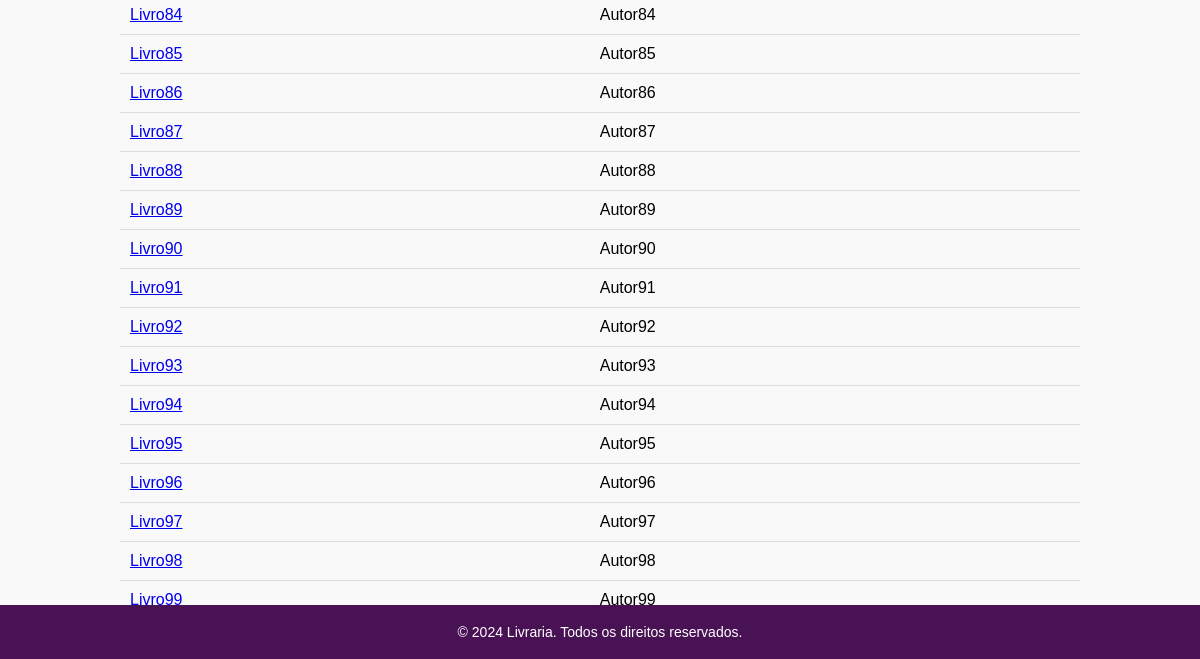
Page /catalogo.php (lower part) on the earlier database version.
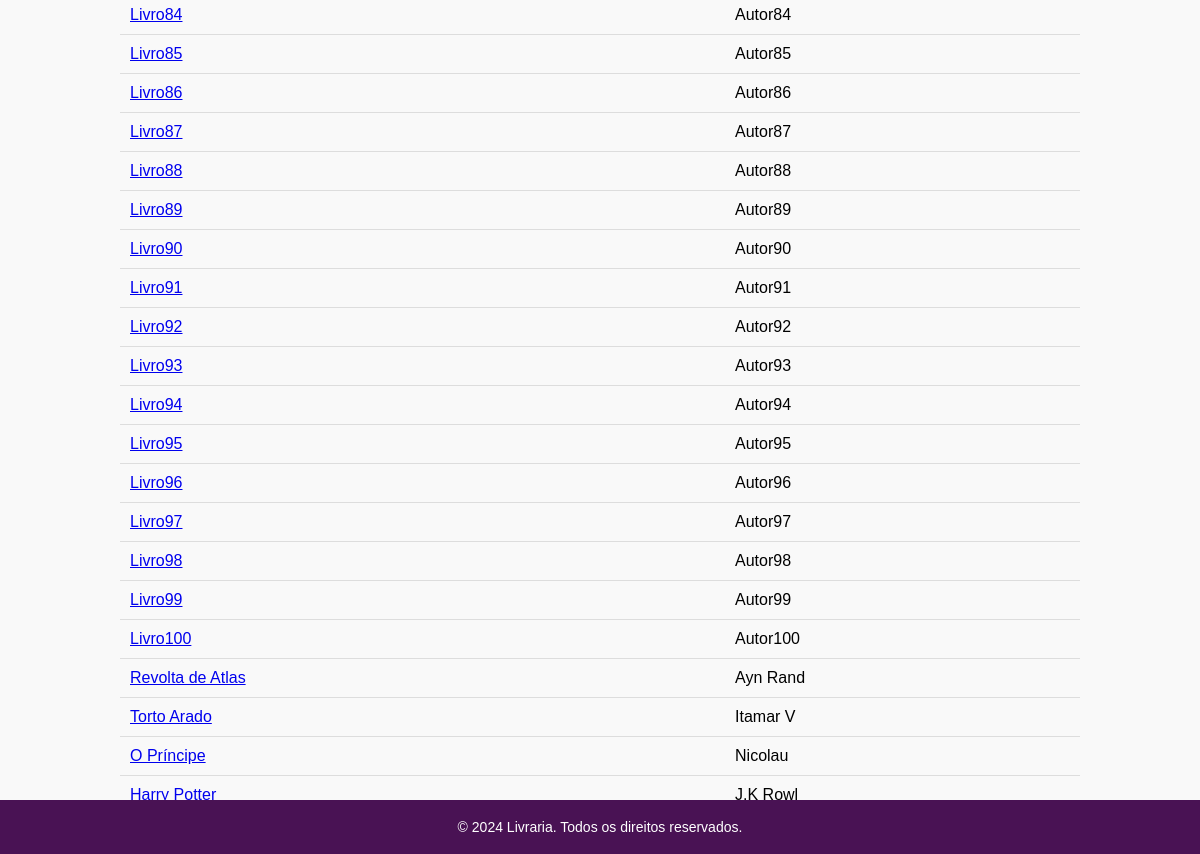
Same page on the later database version.
### tables this page shows
CREATE TABLE `livros` (
  `id` int NOT NULL,
  `capa` varchar(18) DEFAULT NULL,
  `titulo` varchar(20) DEFAULT NULL,
  `autor` varchar(8) DEFAULT NULL,
  `isbn` bigint DEFAULT NULL,
  `descricao` varchar(1000) DEFAULT NULL,
  `data_pub` varchar(10) DEFAULT NULL,
  `genero` varchar(30) DEFAULT NULL
);

### catalogo.php (the view, shortened to what this page needs)
<?php
include 'connection.php';
$sql = "SELECT * FROM livros";
$result = $conn->query($sql);
?>
<!DOCTYPE html>
<html lang="en">
<head>
    <link rel="stylesheet" href="style_catalogo.css">
</head>
<body>
    <main>
        <?php
        if ($result->num_rows > 0) {
            echo "<table>";
            while($row = $result->fetch_assoc()) {
                echo "<tr><td><a href='modelo_livro.php?id=" . $row["id"] . "'>" . $row["titulo"] . "</a></td><td>" . $row["autor"] . "</td></tr>";
            }
            echo "</table>";
        } else {
            echo "<p>Nenhum livro disponível.</p>";
        }
        ?>
    </main>
    <footer>
        <p>&copy; 2024 Livraria. Todos os direitos reservados.</p>
    </footer>
</body>
</html>

### style_catalogo.css (style rules this page uses)
body { font-family: Arial, sans-serif; background-color: #f9f9f9; margin: 0; padding: 0; }
table { width: 80%; margin: 0 auto; border-collapse: collapse; margin-top: 20px; }
footer { background-color: #491254; color: #fff; text-align: center; padding: 5px 0; position: fixed; bottom: 0; width: 100%; font-size: 14px; }

Differences in the rows shown:
now on this page (row unchanged): livros: titulo "Livro100", autor "Autor100"
added livros: titulo "Revolta de Atlas", autor "Ayn Rand"
added livros: titulo "Torto Arado", autor "Itamar V"
added livros: titulo "O Príncipe", autor "Nicolau"
added livros: titulo "Harry Potter", autor "J.K Rowl"
